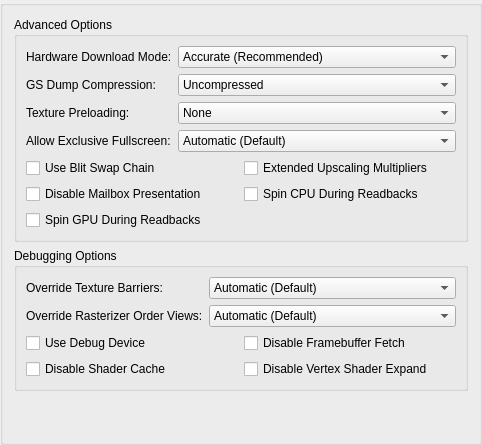
     <widget class="QGroupBox" name="advancedTab">
      <attribute name="title">
       <string extracomment="Advanced here refers to the advanced graphics options.">Advanced</string>
      </attribute>
      <layout class="QVBoxLayout" name="advancedTabLayout">
       <item>
        <widget class="QGroupBox" name="advancedOptions">
         <property name="title">
          <string>Advanced Options</string>
         </property>
         <layout class="QFormLayout" name="advancedOptionsFormLayout">
          <item row="0" column="0">
           <widget class="QLabel" name="hwDownloadModeLabel">
            <property name="text">
             <string>Hardware Download Mode:</string>
            </property>
           </widget>
          </item>
          <item row="0" column="1">
           <widget class="QComboBox" name="gsDownloadMode">
            <item>
             <property name="text">
              <string>Accurate (Recommended)</string>
             </property>
            </item>
            <item>
             <property name="text">
              <string>Disable Readbacks (Synchronize GS Thread)</string>
             </property>
            </item>
            <item>
             <property name="text">
              <string>Unsynchronized (Non-Deterministic)</string>
             </property>
            </item>
            <item>
             <property name="text">
              <string>Disabled (Ignore Transfers)</string>
             </property>
            </item>
           </widget>
          </item>
          <item row="1" column="0">
           <widget class="QLabel" name="gsDumpCompressionLabel">
            <property name="text">
             <string>GS Dump Compression:</string>
            </property>
           </widget>
          </item>
          <item row="1" column="1">
           <widget class="QComboBox" name="gsDumpCompression">
            <item>
             <property name="text">
              <string>Uncompressed</string>
             </property>
            </item>
            <item>
             <property name="text">
              <string>LZMA (xz)</string>
             </property>
            </item>
            <item>
             <property name="text">
              <string>Zstandard (zst)</string>
             </property>
            </item>
           </widget>
          </item>
          <item row="10" column="0" colspan="2">
           <layout class="QGridLayout" name="gridLayout_9">
            <item row="1" column="1">
             <widget class="QCheckBox" name="extendedUpscales">
              <property name="text">
               <string>Extended Upscaling Multipliers</string>
              </property>
             </widget>
            </item>
            <item row="2" column="0">
             <widget class="QCheckBox" name="disableMailboxPresentation">
              <property name="text">
               <string extracomment="Mailbox Presentation: a type of graphics-rendering technique that has not been exposed to the public that often, so chances are you will need to keep the word mailbox in English. It does not have anything to do with postal mailboxes or email inboxes/outboxes.">Disable Mailbox Presentation</string>
              </property>
             </widget>
            </item>
            <item row="1" column="0">
             <widget class="QCheckBox" name="useBlitSwapChain">
              <property name="text">
               <string extracomment="Blit = a data operation. You might want to write it as-is, but fully uppercased. More information: https://en.wikipedia.org/wiki/Bit_blit \nSwap chain: see Microsoft's Terminology Portal.">Use Blit Swap Chain</string>
              </property>
             </widget>
            </item>
            <item row="2" column="1">
             <widget class="QCheckBox" name="spinCPUDuringReadbacks">
              <property name="text">
               <string>Spin CPU During Readbacks</string>
              </property>
             </widget>
            </item>
            <item row="3" column="0">
             <widget class="QCheckBox" name="spinGPUDuringReadbacks">
              <property name="text">
               <string>Spin GPU During Readbacks</string>
              </property>
             </widget>
            </item>
           </layout>
          </item>
          <item row="6" column="0">
           <widget class="QLabel" name="exclussiveFSLabel">
            <property name="text">
             <string>Allow Exclusive Fullscreen:</string>
            </property>
           </widget>
          </item>
          <item row="6" column="1">
           <widget class="QComboBox" name="exclusiveFullscreenControl">
            <item>
             <property name="text">
              <string>Automatic (Default)</string>
             </property>
            </item>
            <item>
             <property name="text">
              <string>Disallowed</string>
             </property>
            </item>
            <item>
             <property name="text">
              <string>Allowed</string>
             </property>
            </item>
           </widget>
          </item>
          <item row="5" column="1">
           <widget class="QComboBox" name="texturePreloading">
            <item>
             <property name="text">
              <string>None</string>
             </property>
            </item>
            <item>
             <property name="text">
              <string>Partial</string>
             </property>
            </item>
            <item>
             <property name="text">
              <string>Full (Hash Cache)</string>
             </property>
            </item>
           </widget>
          </item>
          <item row="5" column="0">
           <widget class="QLabel" name="label">
            <property name="text">
             <string>Texture Preloading:</string>
            </property>
           </widget>
          </item>
         </layout>
        </widget>
       </item>
       <item>
        <widget class="QGroupBox" name="debuggingOptions">
         <property name="title">
          <string>Debugging Options</string>
         </property>
         <layout class="QFormLayout" name="debuggingOptionsFormLayout">
          <item row="0" column="0">
           <widget class="QLabel" name="barriersLabel">
            <property name="text">
             <string>Override Texture Barriers:</string>
            </property>
           </widget>
          </item>
          <item row="0" column="1">
           <widget class="QComboBox" name="overrideTextureBarriers">
            <item>
             <property name="text">
              <string>Automatic (Default)</string>
             </property>
            </item>
            <item>
             <property name="text">
              <string>Force Disabled</string>
             </property>
            </item>
            <item>
             <property name="text">
              <string>Force Enabled</string>
             </property>
            </item>
           </widget>
          </item>
          <item row="2" column="0" colspan="2">
           <layout class="QGridLayout" name="debuggingOptionsLayout">
            <item row="0" column="1">
             <widget class="QCheckBox" name="disableFramebufferFetch">
              <property name="text">
               <string>Disable Framebuffer Fetch</string>
              </property>
             </widget>
            </item>
            <item row="1" column="0">
             <widget class="QCheckBox" name="disableShaderCache">
              <property name="text">
               <string>Disable Shader Cache</string>
              </property>
             </widget>
            </item>
            <item row="1" column="1">
             <widget class="QCheckBox" name="disableVertexShaderExpand">
              <property name="text">
               <string>Disable Vertex Shader Expand</string>
              </property>
             </widget>
            </item>
            <item row="0" column="0">
             <widget class="QCheckBox" name="useDebugDevice">
              <property name="text">
               <string>Use Debug Device</string>
              </property>
             </widget>
            </item>
           </layout>
          </item>
          <item row="1" column="0">
           <widget class="QLabel" name="label_49">
            <property name="text">
             <string>Override Rasterizer Order Views:</string>
            </property>
           </widget>
          </item>
          <item row="1" column="1">
           <widget class="QComboBox" name="overrideRasterizerOrderViews">
            <item>
             <property name="text">
              <string>Automatic (Default)</string>
             </property>
            </item>
            <item>
             <property name="text">
              <string>Force Disabled</string>
             </property>
            </item>
            <item>
             <property name="text">
              <string>Force Enabled</string>
             </property>
            </item>
           </widget>
          </item>
         </layout>
        </widget>
       </item>
       <item>
        <spacer name="verticalSpacer_2">
         <property name="orientation">
          <enum>Qt::Orientation::Vertical</enum>
         </property>
         <property name="sizeHint" stdset="0">
          <size>
           <width>20</width>
           <height>40</height>
          </size>
         </property>
        </spacer>
       </item>
      </layout>
     </widget>
